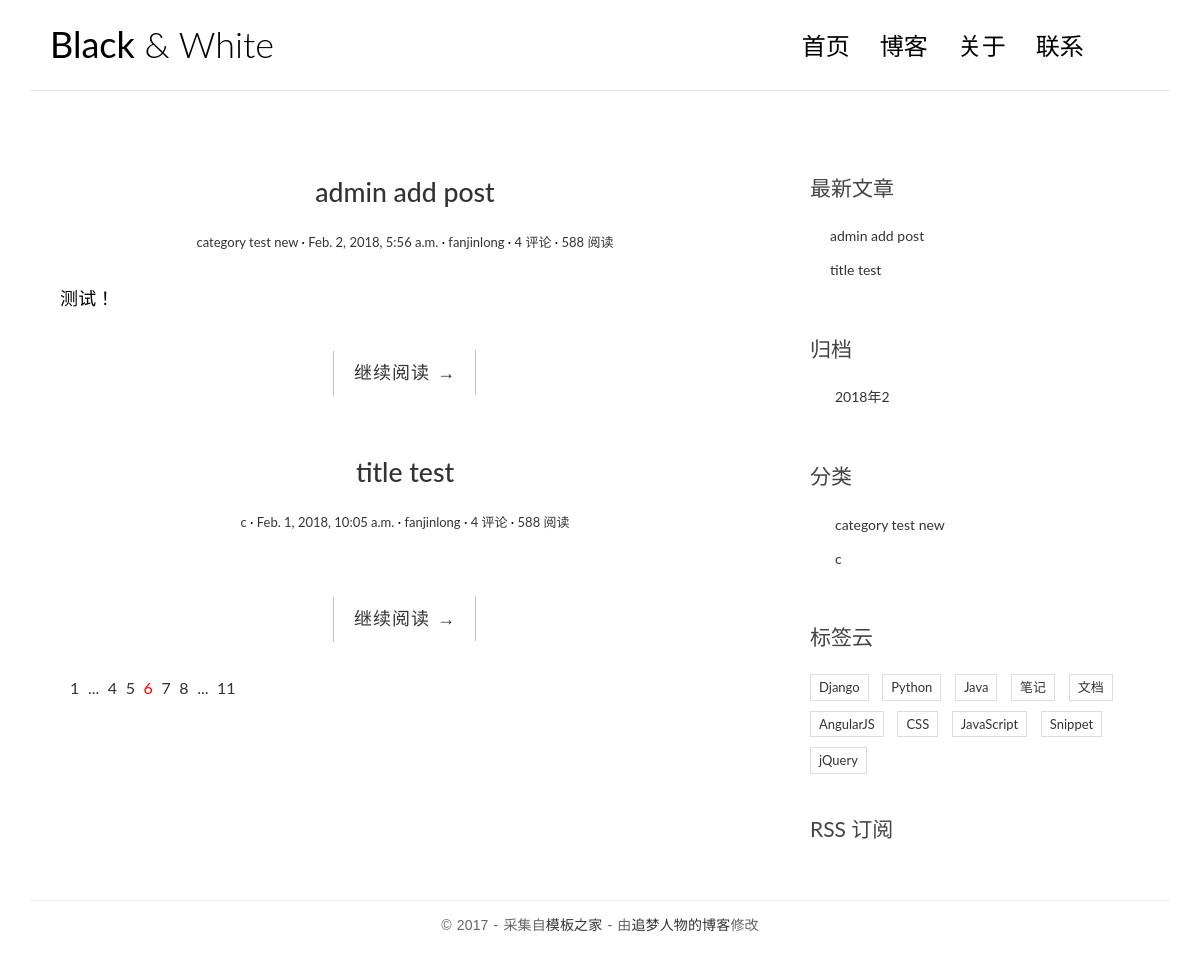
The app's page /, older data.
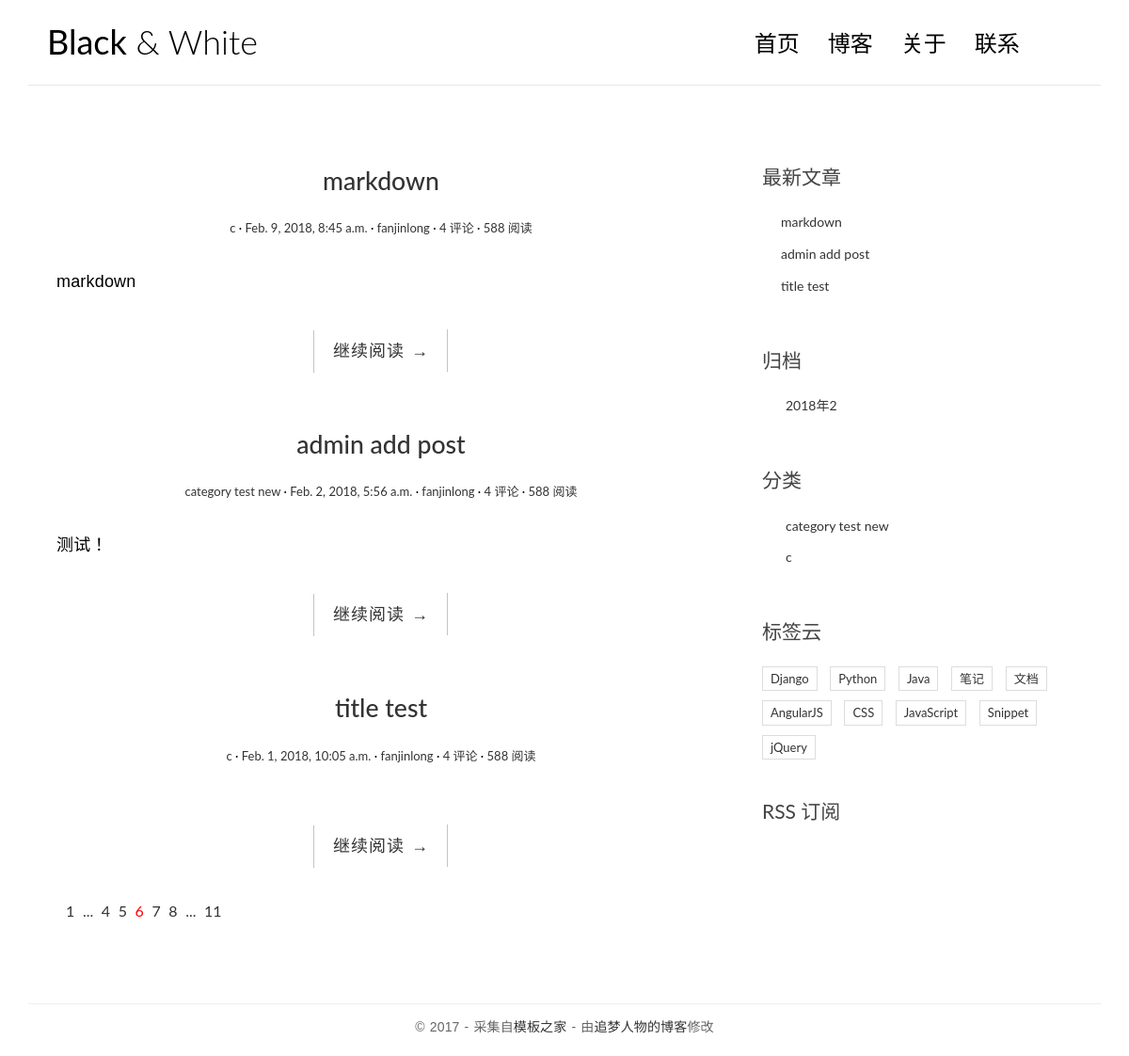
The same page, newer data.
### myapp/models.py (models this page shows, shortened)
class Post(models.Model):
	title = models.CharField(max_length=70)
	body = models.TextField()
	objects = models.Manager()
	created_time = models.DateTimeField()
	modified_time = models.DateTimeField()
	excerpt = models.CharField(max_length=200, blank=True);
	category = models.ForeignKey(Category, on_delete=models.CASCADE)
	tags = models.ManyToManyField(Tag, blank=True)
	author = models.ForeignKey(User, on_delete=models.CASCADE)
	def get_absolute_url(self):
		return reverse('myapp:detail', kwargs={'pk':self.pk})

class Category(models.Model):
	name = models.CharField(max_length=100)

### myapp/views.py (the view)
# urls.py: path('',views.index, name='index'),
def index(request):
	post_list = Post.objects.all().order_by('-created_time')
	return render(request, 'myapp/index.html', context={
		'post_list': post_list,
		})

### myapp/templatetags/myapp_tags.py (called while the page is built)
@register.simple_tag
def get_recent_posts(num=5):
	return Post.objects.all().order_by('-created_time')[:num]

@register.simple_tag
def archives():
	return Post.objects.dates('created_time', 'month', order='DESC')#降序Descending

@register.simple_tag
def get_categories():
	return Category.objects.all()

### templates/myapp/index.html
{% extends 'base.html' %}
            {% block main %}
                {% for post in post_list %}
                <article class="post post-{{ post.pk }}">
                    <header class="entry-header">
                        <h1 class="entry-title">
                            <a href="{{ post.get_absolute_url }}">{{ post.title }}</a>
                        </h1>
                        <div class="entry-meta">
                            <span class="post-category"><a href="#">{{ post.category.name }}</a></span>
                            <span class="post-date"><a href="#"><time class="entry-date"
                                                                      datetime="2012-11-09T23:15:57+00:00">{{ post.created_time }}</time></a></span>
                            <span class="post-author"><a href="#">{{ post.author }}</a></span>
                            <span class="comments-link"><a href="#">4 评论</a></span>
                            <span class="views-count"><a href="#">588 阅读</a></span>
                        </div>
                    </header>
                    <div class="entry-content clearfix">
                        <p>{{ post.excerpt }}</p>
                        <div class="read-more cl-effect-14">
                            <a href="{{ post.get_absolute_url }}" class="more-link">继续阅读 <span class="meta-nav">→</span></a>
                        </div>
                    </div>
                </article>
                {% empty %}
                <div class="no-post">暂时还没有发布文章</div>
                {% endfor %}
                <div class="pagination">
                    <ul>
                        <li><a href="">1</a></li>
                        <li><a href="">...</a></li>
                        <li><a href="">4</a></li>
                        <li><a href="">5</a></li>
                        <li class="current"><a href="">6</a></li>
                        <li><a href="">7</a></li>
                        <li><a href="">8</a></li>
                        <li><a href="">...</a></li>
                        <li><a href="">11</a></li>
                    </ul>
                </div>
            {% endblock main %}

### templates/base.html (shortened to what this page needs)
{% load static %}
{% load myapp_tags %}
<!DOCTYPE html>
<html>
<head>
    <link rel="stylesheet" href="{% static 'myapp/css/bootstrap.min.css' %}">
    <link rel="stylesheet" href="http://code.ionicframework.com/ionicons/2.0.1/css/ionicons.min.css">
    <link rel="stylesheet" href="{% static 'myapp/css/pace.css' %}">
    <link rel="stylesheet" href="{% static 'myapp/css/custom.css' %}">
    <link rel="stylesheet" href="{% static 'myapp/css/highlights/github.css' %}">
</head>
<body>
<div class="container">
    <header id="site-header">
        <div class="row">
            <div class="col-md-4 col-sm-5 col-xs-8">
                <div class="logo">
                    <h1><a href="index.html"><b>Black</b> &amp; White</a></h1>
                </div>
            </div>
            <div class="col-md-8 col-sm-7 col-xs-4">
                <nav class="main-nav" role="navigation">
                    <div class="collapse navbar-collapse" id="bs-example-navbar-collapse-1">
                        <ul class="nav navbar-nav navbar-right">
                            <li class="cl-effect-11"><a href="index.html" data-hover="首页">首页</a></li>
                            <li class="cl-effect-11"><a href="full-width.html" data-hover="博客">博客</a></li>
                            <li class="cl-effect-11"><a href="about.html" data-hover="关于">关于</a></li>
                            <li class="cl-effect-11"><a href="contact.html" data-hover="联系">联系</a></li>
                        </ul>
                    </div>
                </nav>
            </div>
        </div>
    </header>
</div>
<div class="content-body">
    <div class="container">
        <div class="row">
            <main class="col-md-8">
                {% block main %}
                {% endblock main %}
            </main>
            <aside class="col-md-4">
                <div class="widget widget-recent-posts">
                    <h3 class="widget-title">最新文章</h3>
                       {% get_recent_posts as recent_post_list %}
                    <ul>
                        {% for post in recent_post_list %}
                       <li>
                           <a href="{{ post.get_absolute_url }}">{{ post.title }}</a>
                       </li>
                       {% empty %}
                       暂无文章!
                       {% endfor %}
                    </ul>
                </div>
                <div class="widget widget-archives">
                    <h3 class="widget-title">归档</h3>
                    {% archives as date_list %}
                    <ul>
                        {% for date in date_list %}
                        <li>
                            <a href="{% url 'myapp:archives' date.year date.month %}">{{ date.year }}年{{ date.month }}</a>
                        </li>
                        {% empty %}
                        暂无归档！
                        {% endfor %}
                    </ul>
                </div>
                <div class="widget widget-category">
                    <h3 class="widget-title">分类</h3>
                    {% get_categories as category_list %}
                    <ul>
                        {% for category in category_list %}
                        <li>
                            <a href="{% url 'myapp:category' category.pk %}">{{ category.name }}</a>
                        </li>
                        {% empty %}
                        暂无分类！
                        {% endfor %}
                    </ul>
                </div>
                <div class="widget widget-tag-cloud">
                    <h3 class="widget-title">标签云</h3>
                    <ul>
                        <li>
                            <a href="#">Django</a>
                        </li>
                        <li>
                            <a href="#">Python</a>
                        </li>
                        <li>
                            <a href="#">Java</a>
                        </li>
                        <li>
                            <a href="#">笔记</a>
                        </li>
                        <li>
                            <a href="#">文档</a>
                        </li>
                        <li>
                            <a href="#">AngularJS</a>
                        </li>
                        <li>
                            <a href="#">CSS</a>
                        </li>
                        <li>
                            <a href="#">JavaScript</a>
                        </li>
                        <li>
                            <a href="#">Snippet</a>
                        </li>
                        <li>
                            <a href="#">jQuery</a>
                        </li>
                    </ul>
                </div>
                <div class="rss">
                    <a href=""> RSS 订阅</a>
                </div>
            </aside>
        </div>
    </div>
</div>
<footer id="site-footer">
    <div class="container">
        <div class="row">
            <div class="col-md-12">
                <p class="copyright">&copy 2017 - 采集自<a href="http://www.cssmoban.com/"
                                                        target="_blank" title="模板之家">模板之家</a>
                    - 由<a href="http://zmrenwu.com/" title="网页模板" target="_blank">追梦人物的博客</a>修改
                </p>
            </div>
        </div>
    </div>
</footer>
</body>
</html>

### myapp/static/myapp/css/custom.css (style rules this page uses)
* { outline: none; }
h1, h2, h3, h4, h5, h6 { margin-top: 0; }
b { font-weight: 400; }
a { color: #333; }
body { color: #444; font-family: 'Lato', sans-serif; }
p { font-family: 'Ubuntu', sans-serif; font-weight: 400; word-spacing: 1px; letter-spacing: 0.01em; }
#site-header { background-color: #FFF; padding: 25px 20px; margin-bottom: 40px; border-bottom: 1px solid #e7e7e7; }
.logo h1 a { color: #000; }
.logo h1 { margin: 0; font-family: 'Lato', sans-serif; font-weight: 300; }
.main-nav { margin-top: 11px; max-width: 95%; }
.main-nav a { color: #000000 !important; padding: 0 0 5px 0 !important; margin-right: 30px; font-family: 'Lato', sans-serif; font-weight: 300; font-size: 24px; }
.cl-effect-11 a { padding: 10px 0; color: #0972b4; text-shadow: none; }
.cl-effect-11 a::before { position: absolute; top: 0; left: 0; overflow: hidden; padding: 0 0 5px 0 !important; max-width: 0; border-bottom: 1px solid #000; color: #000; content: attr(data-hover); white-space: nowrap; -webkit-transition: max-width 0.5s; -moz-transition: max-width 0.5s; transition: max-width 0.5s; }
.content-body { padding-bottom: 4em; }
.post { background: #fff; padding: 30px 30px 0; }
.entry-title { text-align: center; font-size: 1.9em; margin-bottom: 20px; line-height: 1.6; padding: 10px 20px 0; }
.entry-meta { text-align: center; color: #DDDDDD; font-size: 13px; margin-bottom: 30px; }
.entry-content { font-size: 18px; line-height: 1.9; font-weight: 300; color: #000; }
.post-category::after, .post-date::after, .post-author::after, .comments-link::after { content: ' ·'; color: #000; }
.read-more { font-family: 'Ubuntu', sans-serif; font-weight: 400; word-spacing: 1px; letter-spacing: 0.01em; text-align: center; margin-top: 20px; }
.cl-effect-14 a { padding: 0 20px; height: 45px; line-height: 45px; position: relative; display: inline-block; margin: 15px 25px; letter-spacing: 1px; font-weight: 400; text-shadow: 0 0 1px rgba(255, 255, 255, 0.3); }
.cl-effect-14 a::before, .cl-effect-14 a::after { position: absolute; width: 45px; height: 1px; background: #C3C3C3; content: ''; -webkit-transition: all 0.3s; -moz-transition: all 0.3s; transition: all 0.3s; pointer-events: none; }
.cl-effect-14 a::before { top: 0; left: 0; -webkit-transform: rotate(90deg); -moz-transform: rotate(90deg); transform: rotate(90deg); -webkit-transform-origin: 0 0; -moz-transform-origin: 0 0; transform-origin: 0 0; }
.cl-effect-14 a::after { right: 0; bottom: 0; -webkit-transform: rotate(90deg); -moz-transform: rotate(90deg); transform: rotate(90deg); -webkit-transform-origin: 100% 0; -moz-transform-origin: 100% 0; transform-origin: 100% 0; }
.widget { background: #fff; padding: 30px 0 0; }
.widget-title { font-size: 1.5em; margin-bottom: 20px; line-height: 1.6; padding: 10px 0 0; font-weight: 400; }
.widget-recent-posts ul { padding: 0; margin: 0; padding-left: 20px; }
.widget-recent-posts ul li { list-style-type: none; position: relative; line-height: 170%; margin-bottom: 10px; }
.widget-recent-posts ul li::before { content: '\f3d3'; font-family: "Ionicons"; position: absolute; left: -17px; top: 3px; font-size: 16px; color: #000; }
.widget-archives ul { padding: 0; margin: 0; padding-left: 25px; }
.widget-archives ul li { list-style-type: none; position: relative; line-height: 170%; margin-bottom: 10px; }
.widget-archives ul li::before { content: '\f3f3'; font-family: "Ionicons"; position: absolute; left: -25px; top: 1px; font-size: 16px; color: #000; }
.widget-category ul { padding: 0; margin: 0; padding-left: 25px; }
.widget-category ul li { list-style-type: none; position: relative; line-height: 170%; margin-bottom: 10px; }
.widget-category ul li::before { content: '\f3fe'; font-family: "Ionicons"; position: absolute; left: -25px; top: 1px; font-size: 18px; color: #000; }
.widget-tag-cloud ul { padding: 0; margin: 0; margin-right: -10px; }
.widget-tag-cloud ul li { list-style-type: none; font-size: 13px; display: inline-block; margin-right: 10px; margin-bottom: 10px; padding: 3px 8px; border: 1px solid #ddd; }
.rss { font-size: 21px; margin-top: 30px; }
.rss a { color: #444; }
#site-footer { padding-top: 10px; padding: 0 0 1.5em 0; }
.copyright { text-align: center; padding-top: 1em; margin: 0; border-top: 1px solid #eee; color: #666; }
.pagination ul { list-style: none; }
.pagination ul li { display: inline-block; font-size: 16px; margin-right: 5px; }
.current a { color: red; }

Row changes from the older to the newer data that the page shows:
added Post: title "markdown", category.name "c", created_time "Feb. 9, 2018, 8:45 a.m.", author "fanjinlong", excerpt "markdown"
